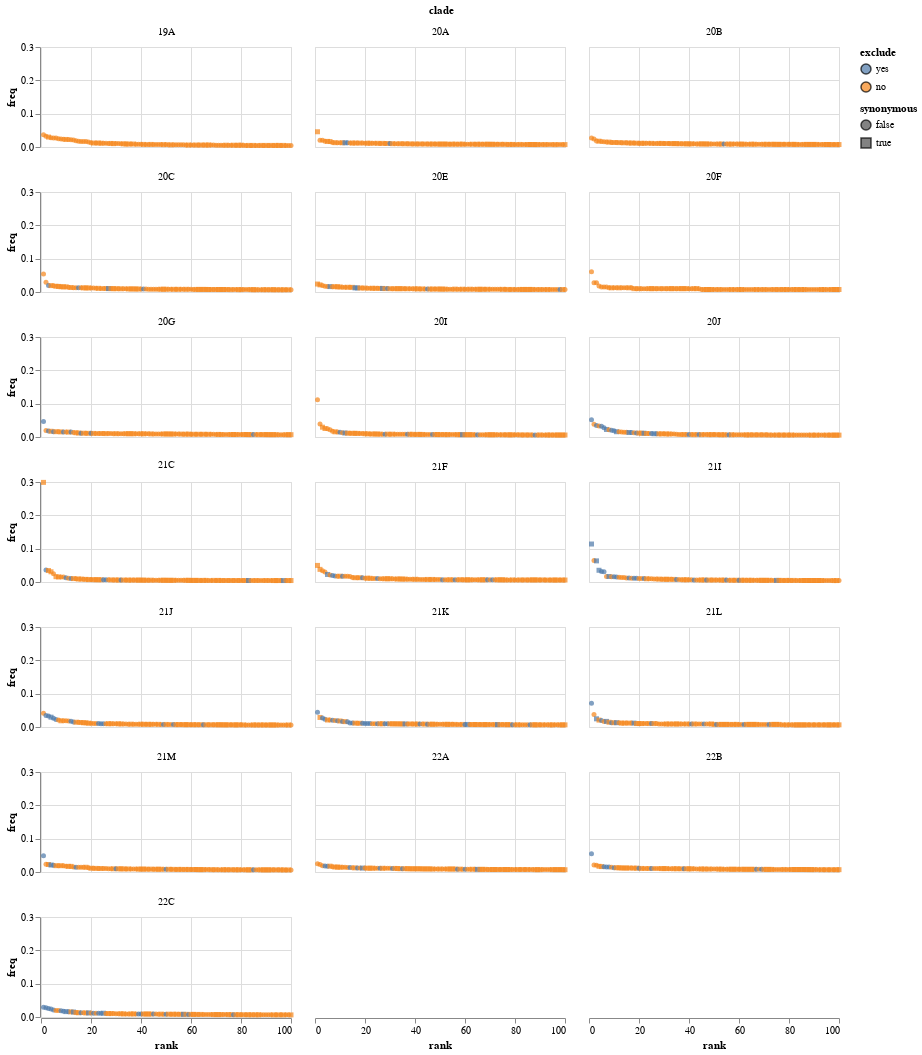

The code cell stored with this chart in its notebook:
### Markdown cell above
For each clade plot the top mutations as a fraction of all mutations in that clade, just using the "all" subset.
You can mouseover points to highlight mutations (which will highlight all mutations at that site on all facets), and click the legend to show/hide excluded or non-excluded mutations.
This plot is useful to look at to identifier apparent outlier sites with aberrantly high mutation counts:

### Code cell
top_n = 100  # plot this many per clade

mutation_freqs = (
    mutation_counts
    .query("subset == 'all'")
    .sort_values(["clade", "count"], ascending=False)
    .groupby("clade")
    .head(n=top_n)
    .assign(
        freq=lambda x: x["count"] / x.groupby("clade")["count"].transform("sum"),
        rank=lambda x: x.groupby("clade")["freq"].rank(ascending=False, method="first"),
        exclude=lambda x: x["exclude"].map({True: "yes", False: "no"}),
    )
)

select_exclude = alt.selection_multi(
    fields=["exclude"], bind="legend", init=[{"exclude": "yes"}, {"exclude": "no"}],
)

select_site = alt.selection_single(
    fields=["nt_site"], on="mouseover", empty="none",
)

mutation_freqs_chart = (
    alt.Chart(mutation_freqs)
    .encode(
        x="rank",
        y="freq",
        strokeWidth=alt.condition(select_mutation, alt.value(2), alt.value(0)),
        color=alt.Color("exclude", scale=alt.Scale(domain=["yes", "no"])),
        shape=alt.Shape("synonymous"),
        size=alt.condition(select_mutation, alt.value(50), alt.value(25)),
        tooltip=["nt_site", "nt_mutation", "count", "freq"],
    )
    .mark_point(filled=True, stroke="black")
    .properties(width=250, height=100)
    .facet("clade", columns=3)
    .add_selection(select_exclude, select_mutation)
    .transform_filter(select_exclude)
)

mutation_freqs_chart

### Figure 1 — Vega-Lite specification as saved in the notebook (floating-point values rounded to 4 significant figures; data arrays with more than 128 entries replaced by an {"elided": "..."} marker saying what was removed)
{"config": {"view": {"continuousWidth": 400, "continuousHeight": 300}}, "data": {"name": "data-2e31337e5080125b5090b12bcec99063"}, "facet": {"field": "clade", "type": "nominal"}, "spec": {"mark": {"type": "point", "filled": true, "stroke": "black"}, "encoding": {"color": {"field": "exclude", "scale": {"domain": ["yes", "no"]}, "type": "nominal"}, "shape": {"field": "synonymous", "type": "nominal"}, "size": {"condition": {"value": 50, "selection": "selector044"}, "value": 25}, "strokeWidth": {"condition": {"value": 2, "selection": "selector044"}, "value": 0}, "tooltip": [{"field": "nt_site", "type": "quantitative"}, {"field": "nt_mutation", "type": "nominal"}, {"field": "count", "type": "quantitative"}, {"field": "freq", "type": "quantitative"}], "x": {"field": "rank", "type": "quantitative"}, "y": {"field": "freq", "type": "quantitative"}}, "height": 100, "selection": {"selector045": {"type": "multi", "fields": ["exclude"], "bind": "legend", "init": [{"exclude": "yes"}, {"exclude": "no"}]}, "selector044": {"type": "single", "fields": ["nt_mutation"], "on": "mouseover", "empty": "none"}}, "width": 250}, "columns": 3, "transform": [{"filter": {"selection": "selector045"}}], "$schema": "https://vega.github.io/schema/vega-lite/v4.17.0.json", "datasets": {"data-2e31337e5080125b5090b12bcec99063": {"elided": "1900 records"}}}
